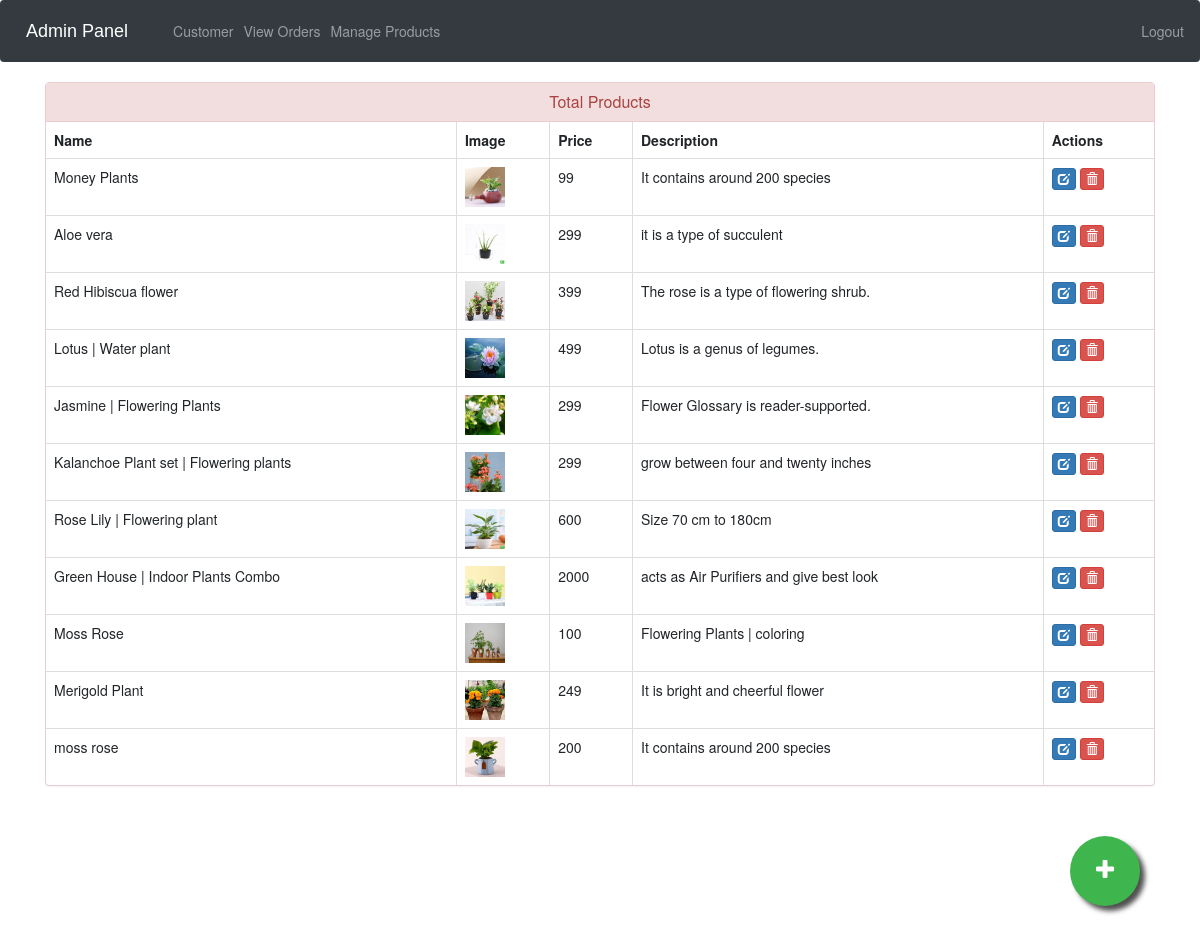
Screenshot of /admin-products (signed in) with the database file from the repository.
### ecom/models.py (models this page shows, shortened)
class Product(models.Model):
    name=models.CharField(max_length=40)
    product_image= models.ImageField(upload_to='product_image/',null=True,blank=True)
    price = models.PositiveIntegerField()
    description=models.CharField(max_length=40)

### ecom/views.py (the view)
# urls.py: path('admin-products', views.admin_products_view,name='admin-products'),
@login_required(login_url='adminlogin')
def admin_products_view(request):
    products=models.Product.objects.all()
    return render(request,'ecom/admin_products.html',{'products':products})

### templates/ecom/admin_products.html (shortened to what this page needs)
{% extends 'ecom/admin_base.html' %}
{% load static %}
{% block content %}
<head>
  <link href="//netdna.bootstrapcdn.com/bootstrap/3.0.0/css/bootstrap.min.css" rel="stylesheet" id="bootstrap-css">
</head>
<div class="container">
  <div class="panel panel-danger">
    <div class="panel-heading">
      <h6 class="panel-title">Total Products</h6>
    </div>
    <table class="table table-hover table-bordered" id="dev-table">
      <thead>
        <tr>
          <th>Name</th>
          <th>Image</th>
          <th>Price</th>
          <th>Description</th>
          <th>Actions</th>
        </tr>
      </thead>
      {% for p in products %}
  {% if p %}
      <tr>
        <td> {{p.name}}</td>
        <td> <img src="{% static p.product_image.url %}" alt="Profile Pic" height="40px" width="40px" /></td>
        <td>{{p.price}}</td>
        <td>{{p.description}}</td>
        <td><a class="btn btn-primary btn-xs" href="{% url 'update-product' p.id  %}"><span class="glyphicon glyphicon-edit"></span></a>
          <a class="btn btn-danger btn-xs" href="{% url 'delete-product' p.id  %}"><span class="glyphicon glyphicon-trash"></span></a></td>
      </tr>
      {%else%}
      <br><br><br>
      <h1>No Products!!</h1>
      {% endif %}
      {% endfor %}
    </table>
  </div>
</div>
<a href="/admin-add-product" class="float">
<i class="fa fa-plus my-float"></i>
</a>
{% endblock content %}

### templates/ecom/admin_base.html (style rules this page uses)
.fa { font-size: 23px; width: 60px; text-align: center; text-decoration: none; margin: 5px 2px; border-radius: 50%; }

### templates/ecom/admin_products.html (style rules this page uses)
a:link { text-decoration: none; }
h6 { text-align: center; }
.float { position:fixed; width:70px; height:70px; bottom:60px; right:60px; background-color:#3eb54d; color:#FFF; border-radius:50px; text-align:center; box-shadow: 5px 5px 5px #505050; }
.my-float { margin-top:22px; }

### rows the page displays
Product: name "Money Plants", product_image (picture), price "99", description "It contains around 200 species"
Product: name "Aloe vera", product_image (picture), price "299", description "it is a type of succulent"
Product: name "Red Hibiscua flower", product_image (picture), price "399", description "The rose is a type of flowering shrub."
Product: name "Lotus | Water plant", product_image (picture), price "499", description "Lotus is a genus of legumes."
Product: name "Jasmine | Flowering Plants", product_image (picture), price "299", description "Flower Glossary is reader-supported."
Product: name "Kalanchoe Plant set | Flowering plants", product_image (picture), price "299", description "grow between four and twenty inches"
Product: name "Rose Lily | Flowering plant", product_image (picture), price "600", description "Size 70 cm to 180cm"
Product: name "Green House | Indoor Plants Combo", product_image (picture), price "2000", description "acts as Air Purifiers and give best look"
Product: name "Moss Rose", product_image (picture), price "100", description "Flowering Plants | coloring"
Product: name "Merigold Plant", product_image (picture), price "249", description "It is bright and cheerful flower"
Product: name "moss rose", product_image (picture), price "200", description "It contains around 200 species"
